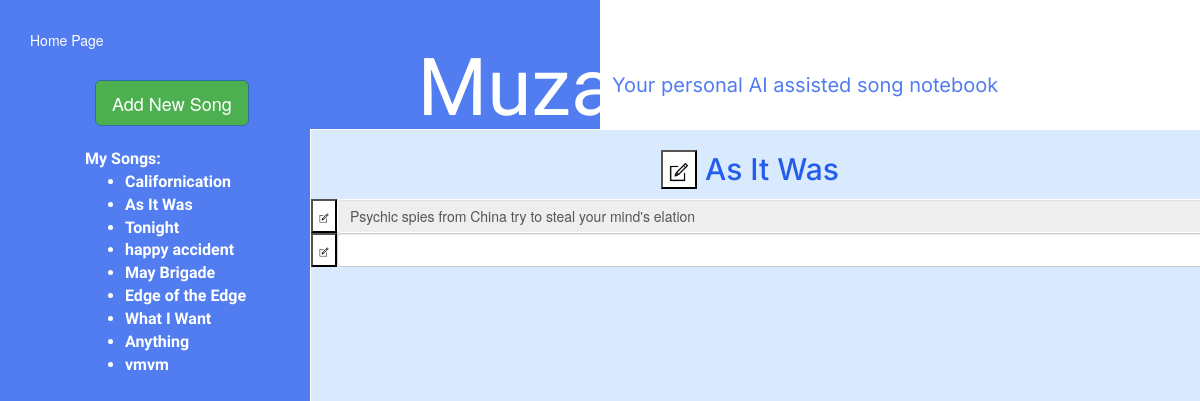
The page /song/As It Was on the database as committed earlier.
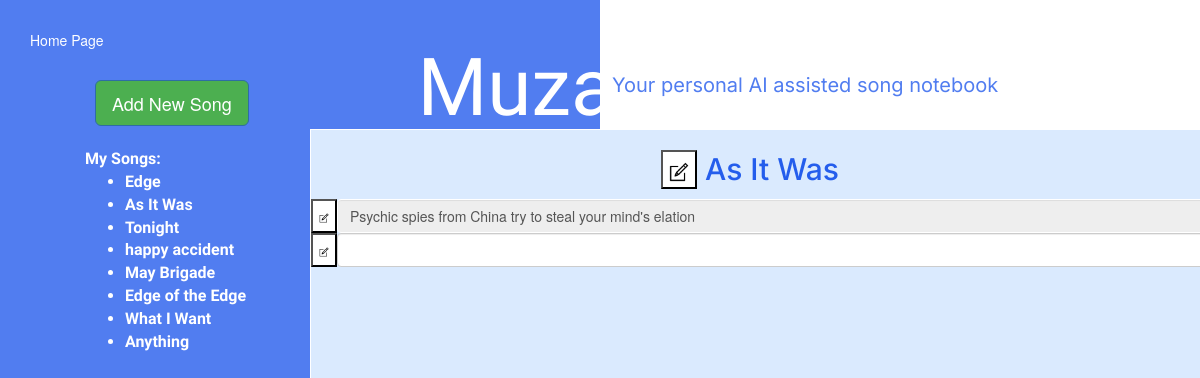
The same page on the database as committed later.
### tables this page shows
CREATE TABLE song
(
    id          integer
        constraint song_pk
            primary key,
    title       varchar,
    genre       varchar,
    inspiration varchar
);

CREATE TABLE "line"
(
    song_id       integer,
    line_num      integer,
    words_num     integer,
    max_words_num integer,
    uniqueness    float,
    rhyme         boolean,
    emotion       varchar
, line varchar);

### app.py (the view, shortened to what this page needs)
@app.route('/song/<song_name>', methods=['GET', 'POST'])
def song(song_name):
    conn = get_db_connection()
    songs = get_songs_dict(conn)
    update_parameters_table(conn, song_name)
    conn.close()
    return render_template('song.html', song_name=song_name, text=songs[song_name], songs=songs)

### app.py (called while the page is built)
def get_db_connection():
    conn = sqlite3.connect('muza_database.sqlite')
    conn.row_factory = sqlite3.Row
    return conn

### utils/sql_queries.py (called while the page is built)
def get_songs_dict(conn):
    songs_list = conn.execute("SELECT s.title, s.id from song s").fetchall()
    songs_names = conn.execute("SELECT s.title from song s").fetchall()
    songs_names = list(map(lambda x: x[0], songs_names))
    id2name = {k: v for v, k in songs_list}
    songs = {k: [] for k in songs_names}
    songs_text = conn.execute("SELECT l.song_id, l.line_num, l.line from line l").fetchall()
    for line in songs_text:
        songs[id2name[line[0]]].append((line[1], line[2]))
    return songs

def update_parameters_table(conn, song_name):
    songs_list = conn.execute("SELECT s.title, s.id from song s").fetchall()
    name2id = {v: k for v, k in songs_list}
    conn.execute("UPDATE parameters SET last_song_id =? WHERE id = 1", (name2id[song_name],))
    conn.commit()

### templates/song.html (shortened to what this page needs)
<!DOCTYPE html>
<html lang="en">
<link rel="stylesheet" href="{{ url_for('static', filename='css/song.css') }}">
<link rel="stylesheet" href="https://maxcdn.bootstrapcdn.com/bootstrap/3.4.1/css/bootstrap.min.css">
    <link rel="stylesheet" href="https://cdn.jsdelivr.net/bootstrap.tagsinput/0.8.0/bootstrap-tagsinput.css">
<head>
</head>
<body>
<form method="post" style="padding: 30px">
    <a name="main_button" href="{{ url_for('index') }}" type="submit" style="color:white; margin-top: 100px;">Home
        Page</a>
</form>
<div class="v1_143">
    <div class="v1_144">
        <form id="add_song_form" method="post">
            <button name="add_song_button" href="{{ url_for('add_song') }}" type="submit"
                    style="background-color:#4CAF50;" class="btn btn-primary btn-lg">Add New Song
            </button>
        </form>
    </div>
    <div class="v1_149">
        <b id="ai-setting">AI Settings</b> <br> <br>
        <label for="ending-words-input">ending words:</label>
        <br><input type="text" id="ending-words-input" data-role="tagsinput" class="form-control"> <br><br>
        <label for="line-key-words-input">keywords in a line:</label>
        <br><input id="line-key-words-input" type="text" data-role="tagsinput" class="form-control"><br>
        <br><label for="uniqueness">uniqueness</label>
        <input type="range" style="color: aliceblue" id="uniqueness" name="volume" min="0" max="1" step="0.1"><br>
        <input checked type="checkbox" id="rhyme"><label for="rhyme">make it rhyme</label> <br>
        <br><input type="checkbox" id="emotion-check"><label for="emotion">emotion:</label>
    </div>
    <div class="v1_145 col-sm" style="overflow-y:scroll;">
        <h2 style="padding-left: 350px; color: #245DEC; font-family: Inter;">
            <button onclick="showHelpWindowTitle()" style="background-color: white;"
                    class="help-button" id="help-button-title">
                <img style="width: 20px; height: 20px" src="{{ url_for('static', filename='images/edit_icon.png') }}"
                     alt="icon"></button>
            {{ song_name }}
        </h2>
        {% for i in range(100) %}
            {% if i <= songs[song_name]|length %}
                {% set display = "block" %}
            {% else %}
                {% set display = "none" %}
            {% endif %}
            <div id="main-div-{{ i }}" style="display: {{ display }}">
                <div style="display: flex;">
                    <button onclick="showHelpWindow({{ i }})" style="background-color: white;"
                            class="help-button" id="help-button-{{ i }}">
                        <img id="edit-icon" src="{{ url_for('static', filename='images/edit_icon.png') }}" alt="icon">
                    </button>
                <form method="post" id="form1" style="width: 1000px;">
                    {% if i == songs[song_name]|length %}
                        <input type="text" form="form1" rows="1" class="form-control text-song" name="text-{{ i }}" id="song-text-{{ i }}" value="">
                    {% elif i < songs[song_name]|length %}
                        <input type="text" form="form1" disabled rows="1" class="form-control text-song" name="text-{{ i }}" id="song-text-{{ i }}"
                               value="{{ songs[song_name][i][1] }}">
                    {% else %}
                        <input type="text" form="form1" rows="1" class="form-control text-song" name="text-{{ i }}"
                               id="song-text-{{ i }}" value="">
                    {% endif %}
                </form>
                </div>
            </div>
    {% endfor %}
    </div>
    <span class="v1_146">Muza</span><span class="v1_147" style="align-items: center">Your personal AI assisted song notebook</span>
    <span class="v1_148">
        My Songs:
        <ul>
            {% for song_name in songs %}
                <li><a href="{{ url_for('song', song_name=song_name) }}">{{ song_name }}</a></li>
            {% endfor %}
        </ul>
    </span>
</div>
</body>
</html>

### static/css/song.css (style rules this page uses)
#ai-setting { color: #517DF0; font-size: 20px; }
#edit-icon { width: 10px; height: 10px; }
body { background: linear-gradient(to right, #517DF0 50%, white 50%); height: 100%; font-size: 14px; }
* { box-sizing: border-box; }
body { font-size: 14px; }
.v1_143 { background: white; opacity: 1; top: 0; left: 0; overflow: hidden; }
.v1_144 { width: 212px; height: 600px; background: #517DF0; opacity: 1; position: absolute; top: 80px; left: 95px; overflow: hidden; }
.v1_149 { width: 212px; height: 600px; background: white; opacity: 1; position: absolute; top: 129px; right: 78px; border: 1px solid rgba(255, 255, 255, 1); overflow: hidden; padding: 15px; }
.v1_145 { width: 915px; height: 600px; background: #DAEAFE; opacity: 1; position: absolute; top: 129px; left: 310px; border: 1px solid rgba(255, 255, 255, 1); overflow: hidden; }
.v1_146 { width: 50%; color: white; position: absolute; top: 31px; left: 18%; font-family: ABeeZee, serif; font-size: 80px; opacity: 1; text-align: center; }
.v1_147 { width: 50%; color: #517DF0; position: absolute; top: 71px; left: 51%; font-family: Inter, serif; font-size: 20px; opacity: 1; text-align: left; }
.v1_148 { width: 200px; color: white; position: absolute; top: 143px; left: 80px; font-family: ABeeZee, serif; font-weight: Bold; font-size: 16px; opacity: 1; padding: 5px; }
a:link, a:visited { color: white; }
.form-control:disabled { background: #DAEAFE; border: 1px solid white; }

Rows that differ between the two databases and show on the page:
removed song: title "vmvm"
changed song: title "Californication" → "Edge"
